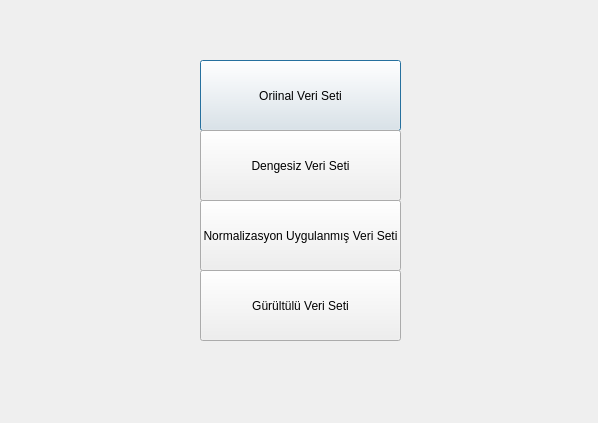
<?xml version="1.0" encoding="UTF-8"?>
<ui version="4.0">
 <class>Main</class>
 <widget class="QDialog" name="Main">
  <property name="geometry">
   <rect>
    <x>0</x>
    <y>0</y>
    <width>598</width>
    <height>423</height>
   </rect>
  </property>
  <property name="windowTitle">
   <string>Ana Sayfa</string>
  </property>
  <widget class="QPushButton" name="button1">
   <property name="geometry">
    <rect>
     <x>200</x>
     <y>60</y>
     <width>201</width>
     <height>71</height>
    </rect>
   </property>
   <property name="text">
    <string>Oriinal Veri Seti</string>
   </property>
  </widget>
  <widget class="QPushButton" name="button2">
   <property name="geometry">
    <rect>
     <x>200</x>
     <y>130</y>
     <width>201</width>
     <height>71</height>
    </rect>
   </property>
   <property name="text">
    <string>Dengesiz Veri Seti</string>
   </property>
  </widget>
  <widget class="QPushButton" name="button3">
   <property name="geometry">
    <rect>
     <x>200</x>
     <y>200</y>
     <width>201</width>
     <height>71</height>
    </rect>
   </property>
   <property name="text">
    <string>Normalizasyon Uygulanmış Veri Seti</string>
   </property>
  </widget>
  <widget class="QPushButton" name="button4">
   <property name="geometry">
    <rect>
     <x>200</x>
     <y>270</y>
     <width>201</width>
     <height>71</height>
    </rect>
   </property>
   <property name="text">
    <string>Gürültülü Veri Seti</string>
   </property>
  </widget>
 </widget>
 <resources/>
 <connections/>
</ui>
